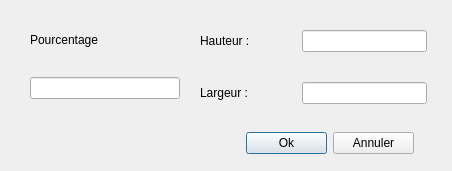
<?xml version="1.0" encoding="UTF-8"?>
<ui version="4.0">
 <class>ResizeWindow</class>
 <widget class="QDialog" name="ResizeWindow">
  <property name="geometry">
   <rect>
    <x>0</x>
    <y>0</y>
    <width>452</width>
    <height>171</height>
   </rect>
  </property>
  <property name="windowTitle">
   <string>Dialog</string>
  </property>
  <widget class="QWidget" name="layoutWidget">
   <property name="geometry">
    <rect>
     <x>30</x>
     <y>20</y>
     <width>397</width>
     <height>94</height>
    </rect>
   </property>
   <layout class="QHBoxLayout" name="horizontalLayout_3">
    <property name="spacing">
     <number>20</number>
    </property>
    <item>
     <layout class="QVBoxLayout" name="verticalLayout_2">
      <property name="bottomMargin">
       <number>15</number>
      </property>
      <item>
       <widget class="QLabel" name="label">
        <property name="minimumSize">
         <size>
          <width>0</width>
          <height>40</height>
         </size>
        </property>
        <property name="text">
         <string>Pourcentage</string>
        </property>
       </widget>
      </item>
      <item>
       <widget class="QLineEdit" name="percentValue">
        <property name="minimumSize">
         <size>
          <width>150</width>
          <height>0</height>
         </size>
        </property>
        <property name="maximumSize">
         <size>
          <width>150</width>
          <height>16777215</height>
         </size>
        </property>
       </widget>
      </item>
     </layout>
    </item>
    <item>
     <layout class="QVBoxLayout" name="verticalLayout">
      <item>
       <layout class="QHBoxLayout" name="horizontalLayout">
        <item>
         <widget class="QLabel" name="heightLabel">
          <property name="text">
           <string>Hauteur :</string>
          </property>
         </widget>
        </item>
        <item>
         <widget class="QLineEdit" name="heightValue">
          <property name="minimumSize">
           <size>
            <width>125</width>
            <height>0</height>
           </size>
          </property>
          <property name="maximumSize">
           <size>
            <width>125</width>
            <height>16777215</height>
           </size>
          </property>
         </widget>
        </item>
       </layout>
      </item>
      <item>
       <layout class="QHBoxLayout" name="horizontalLayout_2">
        <property name="spacing">
         <number>9</number>
        </property>
        <item>
         <widget class="QLabel" name="widthLabel">
          <property name="text">
           <string>Largeur :</string>
          </property>
         </widget>
        </item>
        <item>
         <widget class="QLineEdit" name="widthValue">
          <property name="minimumSize">
           <size>
            <width>125</width>
            <height>0</height>
           </size>
          </property>
          <property name="maximumSize">
           <size>
            <width>125</width>
            <height>16777215</height>
           </size>
          </property>
         </widget>
        </item>
       </layout>
      </item>
     </layout>
    </item>
   </layout>
  </widget>
  <widget class="QWidget" name="">
   <property name="geometry">
    <rect>
     <x>246</x>
     <y>130</y>
     <width>168</width>
     <height>27</height>
    </rect>
   </property>
   <layout class="QHBoxLayout" name="horizontalLayout_4">
    <item>
     <widget class="QPushButton" name="okButton">
      <property name="text">
       <string>Ok</string>
      </property>
     </widget>
    </item>
    <item>
     <widget class="QPushButton" name="cancelButton">
      <property name="text">
       <string>Annuler</string>
      </property>
      <property name="shortcut">
       <string>Esc</string>
      </property>
     </widget>
    </item>
   </layout>
  </widget>
 </widget>
 <resources/>
 <connections>
  <connection>
   <sender>okButton</sender>
   <signal>clicked()</signal>
   <receiver>ResizeWindow</receiver>
   <slot>accept()</slot>
   <hints>
    <hint type="sourcelabel">
     <x>360</x>
     <y>146</y>
    </hint>
    <hint type="destinationlabel">
     <x>419</x>
     <y>166</y>
    </hint>
   </hints>
  </connection>
  <connection>
   <sender>cancelButton</sender>
   <signal>clicked()</signal>
   <receiver>ResizeWindow</receiver>
   <slot>reject()</slot>
   <hints>
    <hint type="sourcelabel">
     <x>302</x>
     <y>148</y>
    </hint>
    <hint type="destinationlabel">
     <x>286</x>
     <y>165</y>
    </hint>
   </hints>
  </connection>
 </connections>
</ui>
